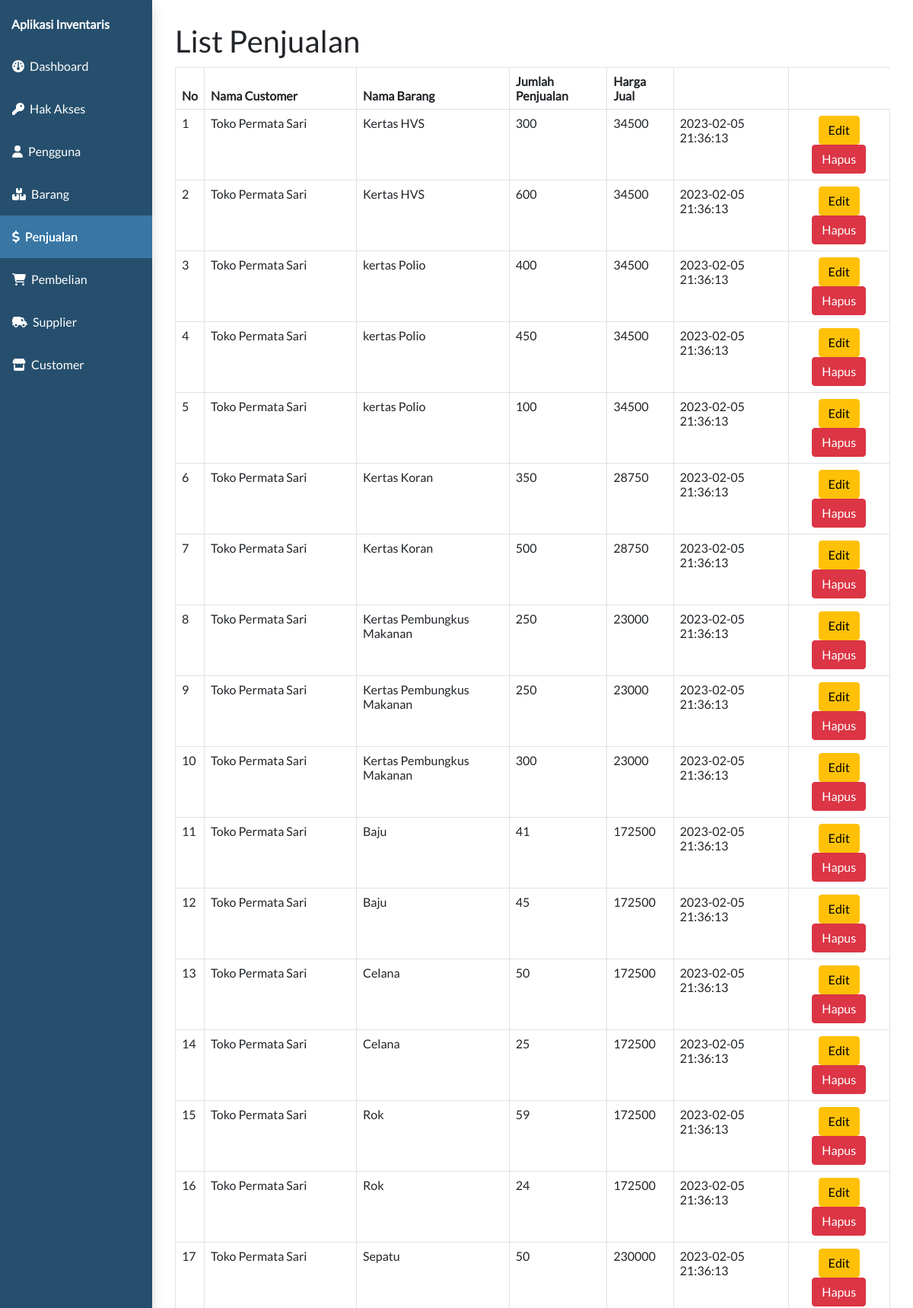
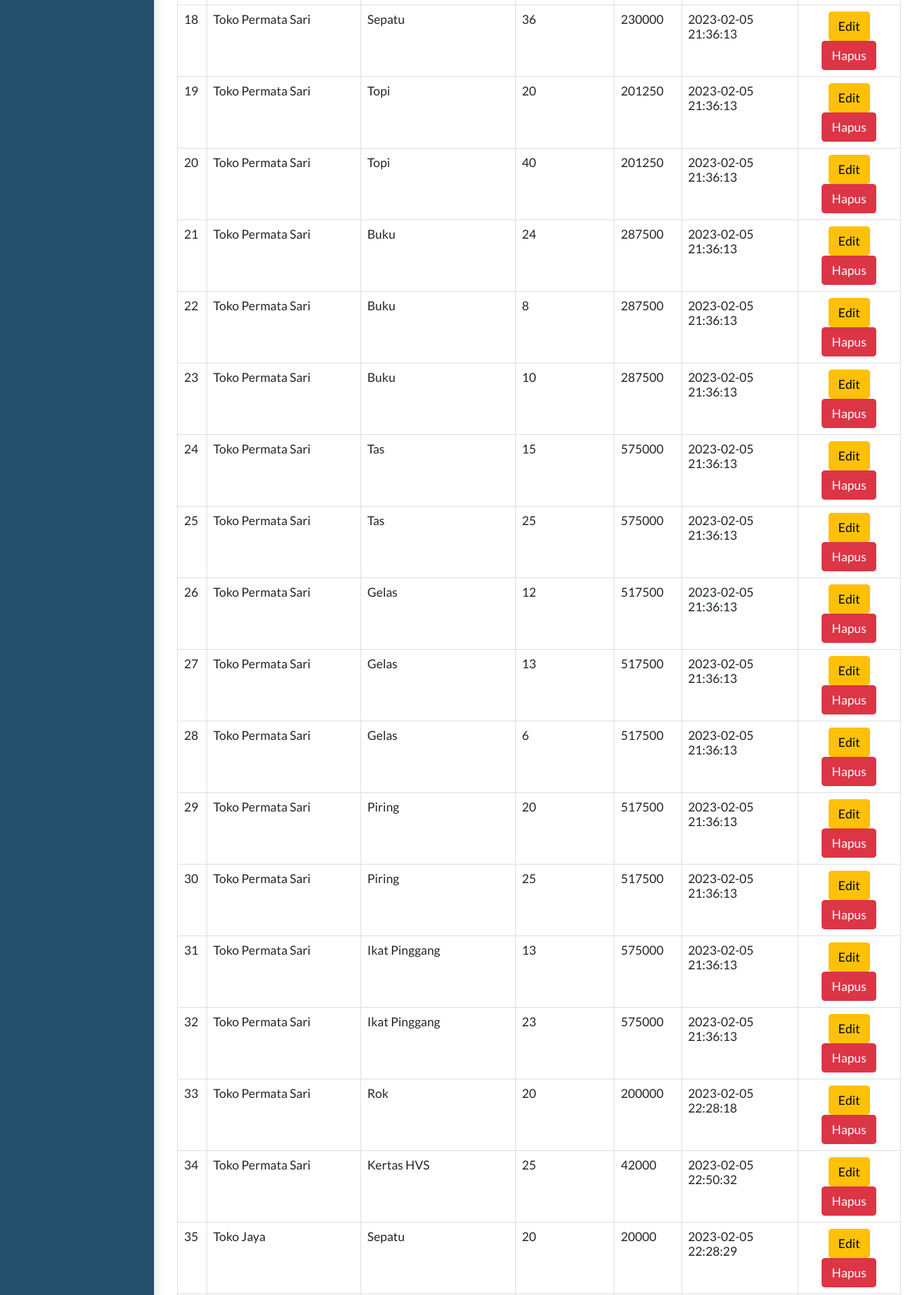
/admin.php?page=penjualan&subpage=penjualan-list (upper part), run on the app's committed database (2 pictures, top to bottom).
### tables this page shows
CREATE TABLE `penjualan`  (
  `id_penjualan` int NOT NULL AUTO_INCREMENT,
  `jumlah_penjualan` int NULL DEFAULT NULL,
  `harga_jual` double NULL DEFAULT NULL,
  `id_barang` int NULL DEFAULT NULL,
  `id_customer` int NULL DEFAULT NULL,
  `created_at` timestamp NULL DEFAULT CURRENT_TIMESTAMP,
  `updated_at` timestamp NULL DEFAULT NULL ON UPDATE CURRENT_TIMESTAMP,
  PRIMARY KEY (`id_penjualan`) USING BTREE,
  INDEX `id_barang`(`id_barang` ASC) USING BTREE,
  INDEX `id_pelanggan`(`id_customer` ASC) USING BTREE,
  CONSTRAINT `penjualan_ibfk_1` FOREIGN KEY (`id_barang`) REFERENCES `barang` (`id_barang`) ON DELETE CASCADE ON UPDATE CASCADE,
  CONSTRAINT `penjualan_ibfk_2` FOREIGN KEY (`id_customer`) REFERENCES `customer` (`id_customer`) ON DELETE CASCADE ON UPDATE CASCADE
);

CREATE TABLE `customer`  (
  `id_customer` int NOT NULL AUTO_INCREMENT,
  `nama_customer` varchar(50) NULL DEFAULT NULL,
  `alamat_customer` text NULL,
  `no_hp_customer` varchar(20) NULL DEFAULT NULL,
  PRIMARY KEY (`id_customer`) USING BTREE
);

CREATE TABLE `barang`  (
  `id_barang` int NOT NULL AUTO_INCREMENT,
  `nama_barang` varchar(255) NULL DEFAULT NULL,
  `keterangan` text NULL,
  `satuan` varchar(20) NULL DEFAULT NULL,
  `id_pengguna` int NULL DEFAULT NULL,
  PRIMARY KEY (`id_barang`) USING BTREE,
  INDEX `id_pengguna`(`id_pengguna` ASC) USING BTREE,
  CONSTRAINT `barang_ibfk_1` FOREIGN KEY (`id_pengguna`) REFERENCES `pengguna` (`id_pengguna`) ON DELETE CASCADE ON UPDATE CASCADE
);

### controller/penjualan_controller.php (called while the page is built, shortened)
<?php
require_once "controller/base_controller.php";
class PenjualanController {
    function callmodel(){
        $baseController = new BaseController();
    }
    function penjualan_list(){
        $model = new model;
        $penjualan_list = $model->select3Table("penjualan", "customer", "barang", "penjualan.id_customer = customer.id_customer", "barang.id_barang = penjualan.id_barang");
        return $penjualan_list;
    }
}
?>

### model/model.php (called while the page is built, shortened)
<?php
class model {
    function select3Table($table, $table2, $table3, $on, $on2){
        require "koneksi.php";
        $data = mysqli_query($connect, "SELECT * FROM (($table INNER JOIN $table2 ON $on) INNER JOIN $table3 ON $on2)");
        $dataarray = array();
            while($row = mysqli_fetch_assoc($data)){
                $dataarray[] = $row;
            }
        return $dataarray;
    }
}
?>

### view/penjualan/penjualan-list.php (the view, shortened to what this page needs)
<?php
require_once "controller/penjualan_controller.php";
$penjualanController = new PenjualanController();
$penjualanController->callasset();
$penjualan_list = $penjualanController->penjualan_list();
?>
<html>
<head>
</head>
<div class="clm-12 np">
  <div class="container-full" id="daftarproduk">
    <h1>List Penjualan</h1>
    <table class="table table-bordered" style="margin-top:10px">
      <?php if ($penjualan_list != null) : ?>
        <thead>
          <th>No</th>
          <th>Nama Customer</th>
          <th>Nama Barang</th>
          <th>Jumlah Penjualan</th>
          <th>Harga Jual</th>
          <th></th>
        </thead>
        <?php $no = 1;
        foreach ($penjualan_list as  $penjualan) : ?>
          <tr>
            <td><?php echo $no;
                $no++ ?></td>
            <td style="width:200px"><?php echo $penjualan['nama_customer'] ?></td>
            <td><?php echo $penjualan['nama_barang'] ?></td>
            <td><?php echo $penjualan['jumlah_penjualan'] ?></td>
            <td><?php echo $penjualan['harga_jual'] ?></td>
            <td><?php echo $penjualan['created_at'] ?></td>
            <td class="text-center">
              <a href="submit.php?penjualan-edit=<?php echo $penjualan['id_penjualan'] ?>"><button class="btn btn-warning">Edit</button></a>
              <a href="submit.php?penjualan-delete=<?php echo $penjualan['id_penjualan'] ?>"><button class="btn btn-danger">Hapus</button></a>
            </td>
          </tr>
        <?php endforeach ?>
      <?php else : ?>
        <tr>
          <td colspan="7" style="text-align:center">Tidak Ada Data.</td>
        </tr>
      <?php endif ?>
    </table>
  </div>
</div>
</html>

### assets/css/style.css (style rules this page uses)
* { font-family: 'lato'; margin: 0px; }
.clm-1, .clm-2, .clm-3, .clm-4, .clm-5, .clm-6, .clm-7, .clm-8, .clm-9, .clm-10, .clm-11, .clm-12 { float:left; padding:10px; box-sizing: border-box; }
.clm-12 { width:100%; }
.container-full { width: 100%; padding:15px;; margin-left: auto; margin-right: auto; box-sizing: border-box; float:left; }
.np { padding:0px; }

### data on the page
penjualan: id_customer.nama_customer "Toko Permata Sari", id_barang.nama_barang "Kertas HVS", jumlah_penjualan "300", harga_jual "34500", created_at "2023-02-05 21:36:13"
penjualan: id_customer.nama_customer "Toko Permata Sari", id_barang.nama_barang "Kertas HVS", jumlah_penjualan "600", harga_jual "34500", created_at "2023-02-05 21:36:13"
penjualan: id_customer.nama_customer "Toko Permata Sari", id_barang.nama_barang "kertas Polio", jumlah_penjualan "400", harga_jual "34500", created_at "2023-02-05 21:36:13"
penjualan: id_customer.nama_customer "Toko Permata Sari", id_barang.nama_barang "kertas Polio", jumlah_penjualan "450", harga_jual "34500", created_at "2023-02-05 21:36:13"
penjualan: id_customer.nama_customer "Toko Permata Sari", id_barang.nama_barang "kertas Polio", jumlah_penjualan "100", harga_jual "34500", created_at "2023-02-05 21:36:13"
penjualan: id_customer.nama_customer "Toko Permata Sari", id_barang.nama_barang "Kertas Koran", jumlah_penjualan "350", harga_jual "28750", created_at "2023-02-05 21:36:13"
penjualan: id_customer.nama_customer "Toko Permata Sari", id_barang.nama_barang "Kertas Koran", jumlah_penjualan "500", harga_jual "28750", created_at "2023-02-05 21:36:13"
penjualan: id_customer.nama_customer "Toko Permata Sari", id_barang.nama_barang "Kertas Pembungkus Makanan", jumlah_penjualan "250", harga_jual "23000", created_at "2023-02-05 21:36:13"
penjualan: id_customer.nama_customer "Toko Permata Sari", id_barang.nama_barang "Kertas Pembungkus Makanan", jumlah_penjualan "250", harga_jual "23000", created_at "2023-02-05 21:36:13"
penjualan: id_customer.nama_customer "Toko Permata Sari", id_barang.nama_barang "Kertas Pembungkus Makanan", jumlah_penjualan "300", harga_jual "23000", created_at "2023-02-05 21:36:13"
penjualan: id_customer.nama_customer "Toko Permata Sari", id_barang.nama_barang "Baju", jumlah_penjualan "41", harga_jual "172500", created_at "2023-02-05 21:36:13"
penjualan: id_customer.nama_customer "Toko Permata Sari", id_barang.nama_barang "Baju", jumlah_penjualan "45", harga_jual "172500", created_at "2023-02-05 21:36:13"
penjualan: id_customer.nama_customer "Toko Permata Sari", id_barang.nama_barang "Celana", jumlah_penjualan "50", harga_jual "172500", created_at "2023-02-05 21:36:13"
penjualan: id_customer.nama_customer "Toko Permata Sari", id_barang.nama_barang "Celana", jumlah_penjualan "25", harga_jual "172500", created_at "2023-02-05 21:36:13"
penjualan: id_customer.nama_customer "Toko Permata Sari", id_barang.nama_barang "Rok", jumlah_penjualan "59", harga_jual "172500", created_at "2023-02-05 21:36:13"
penjualan: id_customer.nama_customer "Toko Permata Sari", id_barang.nama_barang "Rok", jumlah_penjualan "24", harga_jual "172500", created_at "2023-02-05 21:36:13"
penjualan: id_customer.nama_customer "Toko Permata Sari", id_barang.nama_barang "Sepatu", jumlah_penjualan "50", harga_jual "230000", created_at "2023-02-05 21:36:13"
penjualan: id_customer.nama_customer "Toko Permata Sari", id_barang.nama_barang "Sepatu", jumlah_penjualan "36", harga_jual "230000", created_at "2023-02-05 21:36:13"
penjualan: id_customer.nama_customer "Toko Permata Sari", id_barang.nama_barang "Topi", jumlah_penjualan "20", harga_jual "201250", created_at "2023-02-05 21:36:13"
penjualan: id_customer.nama_customer "Toko Permata Sari", id_barang.nama_barang "Topi", jumlah_penjualan "40", harga_jual "201250", created_at "2023-02-05 21:36:13"
penjualan: id_customer.nama_customer "Toko Permata Sari", id_barang.nama_barang "Buku", jumlah_penjualan "24", harga_jual "287500", created_at "2023-02-05 21:36:13"
penjualan: id_customer.nama_customer "Toko Permata Sari", id_barang.nama_barang "Buku", jumlah_penjualan "8", harga_jual "287500", created_at "2023-02-05 21:36:13"
penjualan: id_customer.nama_customer "Toko Permata Sari", id_barang.nama_barang "Buku", jumlah_penjualan "10", harga_jual "287500", created_at "2023-02-05 21:36:13"
penjualan: id_customer.nama_customer "Toko Permata Sari", id_barang.nama_barang "Tas", jumlah_penjualan "15", harga_jual "575000", created_at "2023-02-05 21:36:13"
penjualan: id_customer.nama_customer "Toko Permata Sari", id_barang.nama_barang "Tas", jumlah_penjualan "25", harga_jual "575000", created_at "2023-02-05 21:36:13"
penjualan: id_customer.nama_customer "Toko Permata Sari", id_barang.nama_barang "Gelas", jumlah_penjualan "12", harga_jual "517500", created_at "2023-02-05 21:36:13"
penjualan: id_customer.nama_customer "Toko Permata Sari", id_barang.nama_barang "Gelas", jumlah_penjualan "13", harga_jual "517500", created_at "2023-02-05 21:36:13"
penjualan: id_customer.nama_customer "Toko Permata Sari", id_barang.nama_barang "Gelas", jumlah_penjualan "6", harga_jual "517500", created_at "2023-02-05 21:36:13"
penjualan: id_customer.nama_customer "Toko Permata Sari", id_barang.nama_barang "Piring", jumlah_penjualan "20", harga_jual "517500", created_at "2023-02-05 21:36:13"
penjualan: id_customer.nama_customer "Toko Permata Sari", id_barang.nama_barang "Piring", jumlah_penjualan "25", harga_jual "517500", created_at "2023-02-05 21:36:13"
penjualan: id_customer.nama_customer "Toko Permata Sari", id_barang.nama_barang "Ikat Pinggang", jumlah_penjualan "13", harga_jual "575000", created_at "2023-02-05 21:36:13"
penjualan: id_customer.nama_customer "Toko Permata Sari", id_barang.nama_barang "Ikat Pinggang", jumlah_penjualan "23", harga_jual "575000", created_at "2023-02-05 21:36:13"
penjualan: id_customer.nama_customer "Toko Permata Sari", id_barang.nama_barang "Rok", jumlah_penjualan "20", harga_jual "200000", created_at "2023-02-05 22:28:18"
penjualan: id_customer.nama_customer "Toko Permata Sari", id_barang.nama_barang "Kertas HVS", jumlah_penjualan "25", harga_jual "42000", created_at "2023-02-05 22:50:32"
penjualan: id_customer.nama_customer "Toko Jaya", id_barang.nama_barang "Sepatu", jumlah_penjualan "20", harga_jual "20000", created_at "2023-02-05 22:28:29"
